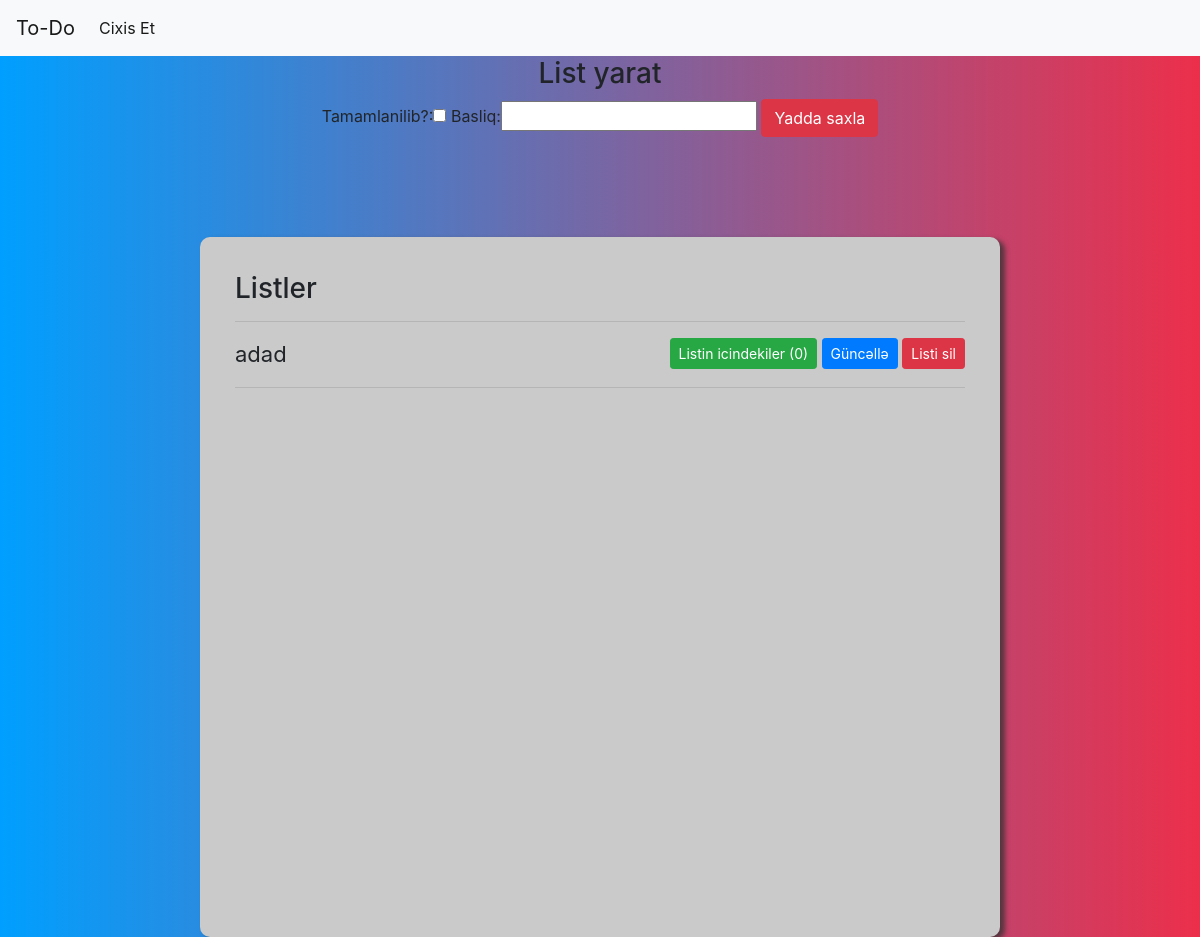
The page / (signed in) on the database as committed earlier.
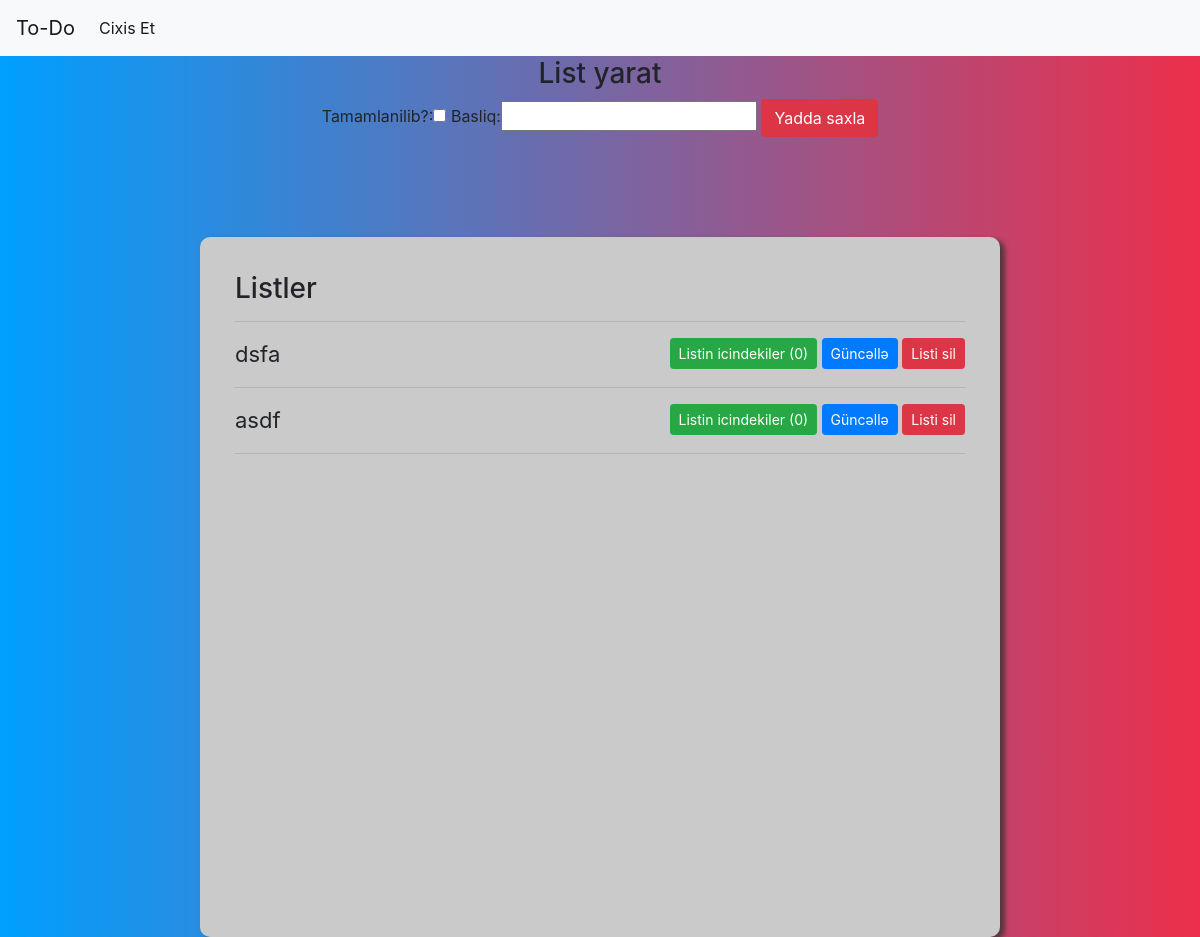
The same page on the database as committed later.
### tasks/models.py (models this page shows, shortened)
class List(models.Model):
    user=models.ForeignKey(User,on_delete=models.CASCADE,related_name='list',verbose_name='Sahibi:')
    title=models.CharField(max_length=50,verbose_name='Basliq:')
    created_date=models.DateTimeField(auto_now_add=True, verbose_name='yaradilma tarixi:')
    confirm = models.BooleanField(default=False,verbose_name='tamamlanilib?:')

### tasks/views.py (the view, shortened to what this page needs)
# urls.py: 2. Add a URL to urlpatterns:  path('', views.home, name='home')
@login_required()
def home(request):
    lists=List.objects.filter(user=request.user)
    listcount=lists.count()
    form=forms.ListForm()
    context={'form':form,'lists':lists,'listcount':listcount}
    return render(request,'home.html',context)

### tasks/forms.py
class ListForm(forms.ModelForm):
    class Meta:
        model=List
        fields={'title','confirm'}

### templates/home.html (shortened to what this page needs)
{% extends "layout.html" %} {% block title %} Ana səhifə {% endblock title %} {% block content %}
<br>
<h3 style="text-align: center;">List yarat</h3>
<form action="{% url 'tasks:home' %}" method="post" style="text-align: center;">
    {{form}}
    <button class="btn btn-danger" type="submit">Yadda saxla</button>
</form>
<div class="container">
    <h3>Listler</h3>
    <hr> {% for list in lists %}
    {% if list.confirm == True %}
        <span style="font-size: 22px;">{{list.title}}</span>(tamamlanilib)
    {% else %}
    <span style="font-size: 22px;">{{list.title}}</span>
    {% endif %}
    <span style="float: right;">
        <a href="{% url 'tasks:listdetail' id=list.id %}" class="btn btn-success btn-sm" style="text-align: right;">Listin icindekiler ({{list.task.count}})</a>
        <a href="{% url 'tasks:updatelist' id=list.id %}" class="btn btn-primary btn-sm">Güncəllə</a>
        <a href="{% url 'tasks:deletelist' id=list.id %}" class="btn btn-danger btn-sm">Listi sil</a>
    </span>
    <hr>
    {% endfor %}
</div>
{% endblock content %}

### templates/layout.html (shortened to what this page needs)
<!DOCTYPE html>
<html lang="en">
{% load static %} {% load crispy_forms_tags %}
<head>
    <link rel="stylesheet" href="https://pro.fontawesome.com/releases/v5.10.0/css/all.css" />
    <link rel="stylesheet" href="https://maxcdn.bootstrapcdn.com/bootstrap/4.0.0/css/bootstrap.min.css">
    <link rel="stylesheet" href="{% static 'layout.css' %}">
</head>
{% include "includes/navbar.html" %}
<body>
    <div class="content">
        {% block content %} {% endblock content %}
    </div>
</body>
</html>

### templates/includes/navbar.html (shortened to what this page needs)
<nav class="navbar fixed-top navbar navbar-expand-lg navbar-light bg-light">
  <a class="navbar-brand" href="/">To-Do</a>
  <div class="collapse navbar-collapse" id="navbarNavAltMarkup">
    <div class="navbar-nav">
      <a class="nav-item nav-link active" href="{% url 'customer:logout' %}">Cixis Et <span class="sr-only">(current)</span></a>
    </div>
  </div>
</nav>

### templates/layout.html (style rules this page uses)
body { background: rgb(0, 159, 255); background: linear-gradient(90deg, rgba(0, 159, 255, 1) 0%, rgba(236, 47, 75, 1) 100%); }
.container { max-width: 800px; margin-top: 100px; background-color: rgb(202, 202, 202); padding: 35px; height: 700px; border-radius: 10px; -webkit-box-shadow: 5px 3px 5px 0px rgba(50, 50, 50, 0.75); -moz-box-shadow: 5px 3px 5px 0px rgba(50, 50, 50, 0.75); box-shadow: 5px 3px 5px 0px rgba(50, 50, 50, 0.75); overflow-y: scroll; overflow: scroll; }

Rows that differ between the two databases and show on the page:
removed List: title "adad", task.count "0"
added List: title "dsfa", task.count "0"
added List: title "asdf", task.count "0"
